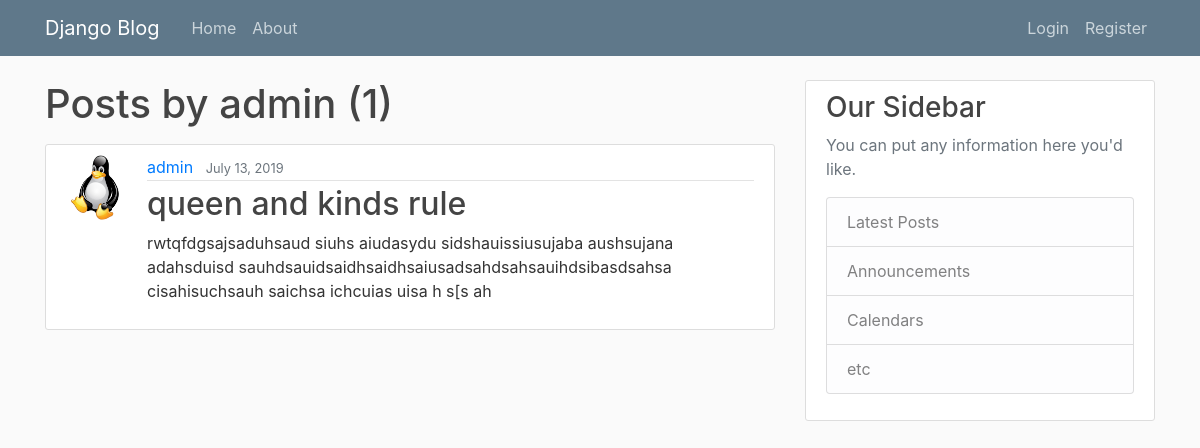
Screenshot of /user/admin with the database file from the repository.
### blog/models.py (models this page shows, shortened)
class Post(models.Model):  #in django ORM(Object-Relational Mapping) the database structure  can be represented as classes and those classes are called models
	title = models.CharField(max_length=100)
	content = models.TextField()
	date_posted = models.DateTimeField(default=timezone.now) #To store the date and time at which the post was created if we used (auto_now=True) this will update date and time every time the post is updated
	author = models.ForeignKey(User, on_delete=models.CASCADE) # on_delete = models.CASCADE tells django that if the user is deleted then remove all the posts made by him

### users/models.py (models this page shows, shortened)
class Profile(models.Model):
	user = models.OneToOneField(User, on_delete=models.CASCADE)
	image = models.ImageField(default='default.jpg', upload_to='profile_pics')

### blog/views.py (the view)
# urls.py: path('user/<str:username>', UserPostListView.as_view(), name='user-posts'),
class UserPostListView(ListView):
	model = Post
	template_name = 'blog/user_posts.html' # <app>/<model>_<viewtype>.html
	context_object_name = 'posts'
	paginate_by = 4
	def get_queryset(self):
		user = get_object_or_404(User, username=self.kwargs.get('username'))
		return Post.objects.filter(author=user).order_by('-date_posted')

### blog/templates/blog/user_posts.html (shortened to what this page needs)
{% extends "blog/base.html" %}
{% block content %}
	<h1 class="mb-3" >Posts by {{ view.kwargs.username }} ({{ page_obj.paginator.count }}) </h1>
	{% for post in posts %}
		<article class="media content-section">
		  <img class="rounded-circle article-img" src="{{ post.author.profile.image.url }}">
		  <div class="media-body">
		    <div class="article-metadata">
		      <a class="mr-2" href="{% url 'user-posts' post.author.username %}">{{ post.author }}</a>
		      <small class="text-muted">{{ post.date_posted|date:" F d, Y " }}</small>
		    </div>
		    <h2><a class="article-title" href="{% url 'post-detail' post.id %}">{{ post.title }}</a></h2>
		    <p class="article-content">{{ post.content }}</p>
		  </div>
		</article>
	{% endfor %}
{% endblock content %}

### blog/static/blog/main.css (style rules this page uses)
body { background: #fafafa; color: #333333; margin-top: 5rem; }
h1, h2, h3, h4, h5, h6 { color: #444444; }
.content-section { background: #ffffff; padding: 10px 20px; border: 1px solid #dddddd; border-radius: 3px; margin-bottom: 20px; }
.article-title { color: #444444; }
.article-content { white-space: pre-line; }
.article-img { height: 65px; width: 65px; margin-right: 16px; }
.article-metadata { padding-bottom: 1px; margin-bottom: 4px; border-bottom: 1px solid #e3e3e3 }

### rows the page displays
Post: author.profile.image (placeholder picture), author "admin", date_posted "July 13, 2019", title "queen and kinds rule", content "rwtqfdgsajsaduhsaud siuhs aiudasydu sidshauissiusujaba aushsujana adahsduisd sauhdsauidsaidhsaidhsaiusadsahdsahsauihdsibasdsahsa cisahisuchsauh saichsa ichcuias uisa h s[s ah"

### other values shown
{{ view.kwargs.username }} "admin"
{{ page_obj.paginator.count }} "1"
